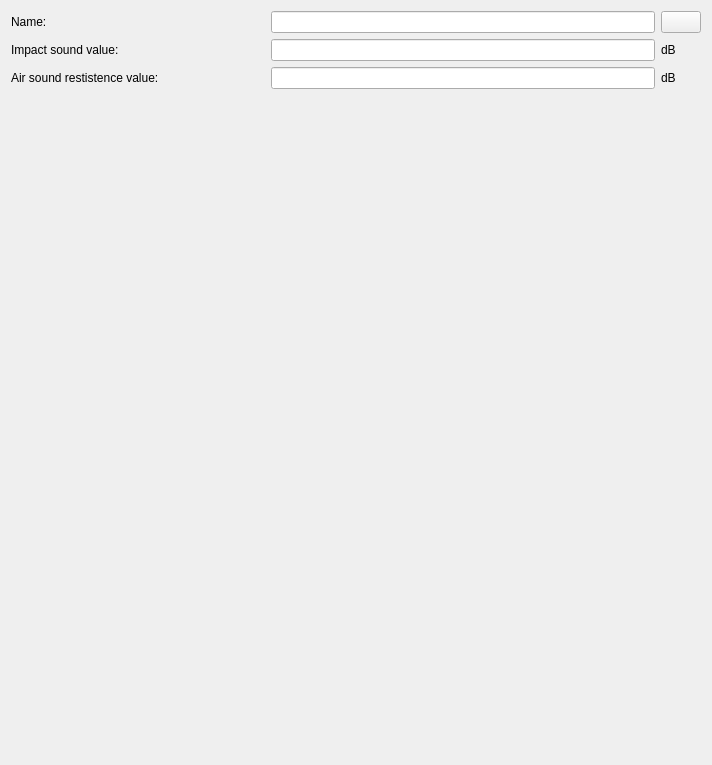
<?xml version="1.0" encoding="UTF-8"?>
<ui version="4.0">
 <class>SVDBAcousticComponentEditWidget</class>
 <widget class="QWidget" name="SVDBAcousticComponentEditWidget">
  <property name="geometry">
   <rect>
    <x>0</x>
    <y>0</y>
    <width>712</width>
    <height>765</height>
   </rect>
  </property>
  <property name="windowTitle">
   <string>Form</string>
  </property>
  <layout class="QGridLayout" name="gridLayout">
   <item row="0" column="0">
    <widget class="QLabel" name="labelDisplayName">
     <property name="minimumSize">
      <size>
       <width>60</width>
       <height>0</height>
      </size>
     </property>
     <property name="text">
      <string>Name:</string>
     </property>
    </widget>
   </item>
   <item row="1" column="0" colspan="2">
    <widget class="QLabel" name="labelUValue">
     <property name="text">
      <string>Impact sound value:</string>
     </property>
    </widget>
   </item>
   <item row="1" column="2" colspan="3">
    <widget class="QtExt::ValidatingLineEdit" name="lineEditISV">
     <property name="toolTip">
      <string>U-value is being calculated using the heat conduction values from the assigned boundary conditions.</string>
     </property>
     <property name="alignment">
      <set>Qt::AlignRight|Qt::AlignTrailing|Qt::AlignVCenter</set>
     </property>
     <property name="readOnly">
      <bool>true</bool>
     </property>
    </widget>
   </item>
   <item row="2" column="6">
    <widget class="QLabel" name="labelUValue_6">
     <property name="text">
      <string>dB</string>
     </property>
    </widget>
   </item>
   <item row="3" column="0">
    <spacer name="verticalSpacer">
     <property name="orientation">
      <enum>Qt::Vertical</enum>
     </property>
     <property name="sizeHint" stdset="0">
      <size>
       <width>20</width>
       <height>40</height>
      </size>
     </property>
    </spacer>
   </item>
   <item row="2" column="0" colspan="2">
    <widget class="QLabel" name="labelUValue_5">
     <property name="text">
      <string>Air sound restistence value:</string>
     </property>
    </widget>
   </item>
   <item row="2" column="2" colspan="3">
    <widget class="QtExt::ValidatingLineEdit" name="lineEditASRV">
     <property name="toolTip">
      <string>U-value is being calculated using the heat conduction values from the assigned boundary conditions.</string>
     </property>
     <property name="alignment">
      <set>Qt::AlignRight|Qt::AlignTrailing|Qt::AlignVCenter</set>
     </property>
     <property name="readOnly">
      <bool>true</bool>
     </property>
    </widget>
   </item>
   <item row="0" column="6">
    <widget class="QtExt::ColorButton" name="pushButtonColor">
     <property name="sizePolicy">
      <sizepolicy hsizetype="Fixed" vsizetype="Fixed">
       <horstretch>0</horstretch>
       <verstretch>0</verstretch>
      </sizepolicy>
     </property>
    </widget>
   </item>
   <item row="1" column="6">
    <widget class="QLabel" name="labelUValue_2">
     <property name="text">
      <string>dB</string>
     </property>
    </widget>
   </item>
   <item row="0" column="2" colspan="3">
    <widget class="QtExt::LanguageStringEditWidget1" name="lineEditName"/>
   </item>
  </layout>
 </widget>
 <customwidgets>
  <customwidget>
   <class>QtExt::ValidatingLineEdit</class>
   <extends>QLineEdit</extends>
   <header location="global">QtExt_ValidatingLineEdit.h</header>
   <slots>
    <signal>editingFinishedSuccessfully()</signal>
   </slots>
  </customwidget>
  <customwidget>
   <class>QtExt::ColorButton</class>
   <extends>QPushButton</extends>
   <header location="global">QtExt_ColorButton.h</header>
  </customwidget>
  <customwidget>
   <class>QtExt::LanguageStringEditWidget1</class>
   <extends>QLineEdit</extends>
   <header location="global">QtExt_LanguageStringEditWidget1.h</header>
   <container>1</container>
  </customwidget>
 </customwidgets>
 <resources/>
 <connections/>
</ui>
